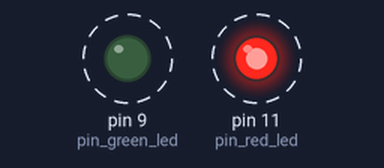
Bench run of a sketch on a simulated Arduino Uno, built with avr-gcc and run on an emulated ATmega328P. Shown: output pins drawn as LEDs (lit = HIGH). Dashed ring = blinking.

Above: at 0.5 s.
Timing chart, 0 to 4.6 s (numbered marks = the images above):
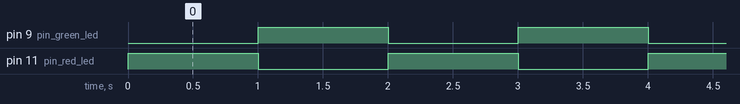

The sketch:

unit-005-blink-two-leds-alternatly.ino
```cpp
// Define LED pins
int pin_red_led = 11;
int pin_green_led = 9;

void setup() {
  // Set both pins as OUTPUT
  pinMode(pin_red_led, OUTPUT);
  pinMode(pin_green_led, OUTPUT);
}

void loop() {
  // 🔴 Red ON, 🟢 Green OFF
  digitalWrite(pin_red_led, HIGH);
  digitalWrite(pin_green_led, LOW);
  delay(1000); // wait 1 second

  // 🔴 Red OFF, 🟢 Green ON
  digitalWrite(pin_red_led, LOW);
  digitalWrite(pin_green_led, HIGH);
  delay(1000); // wait 1 second
}
```

Measured:
- by itself, pin 9 (pin_green_led), pin 11 (pin_red_led): alternates HIGH for 1.0 s and LOW for 1.0 s
